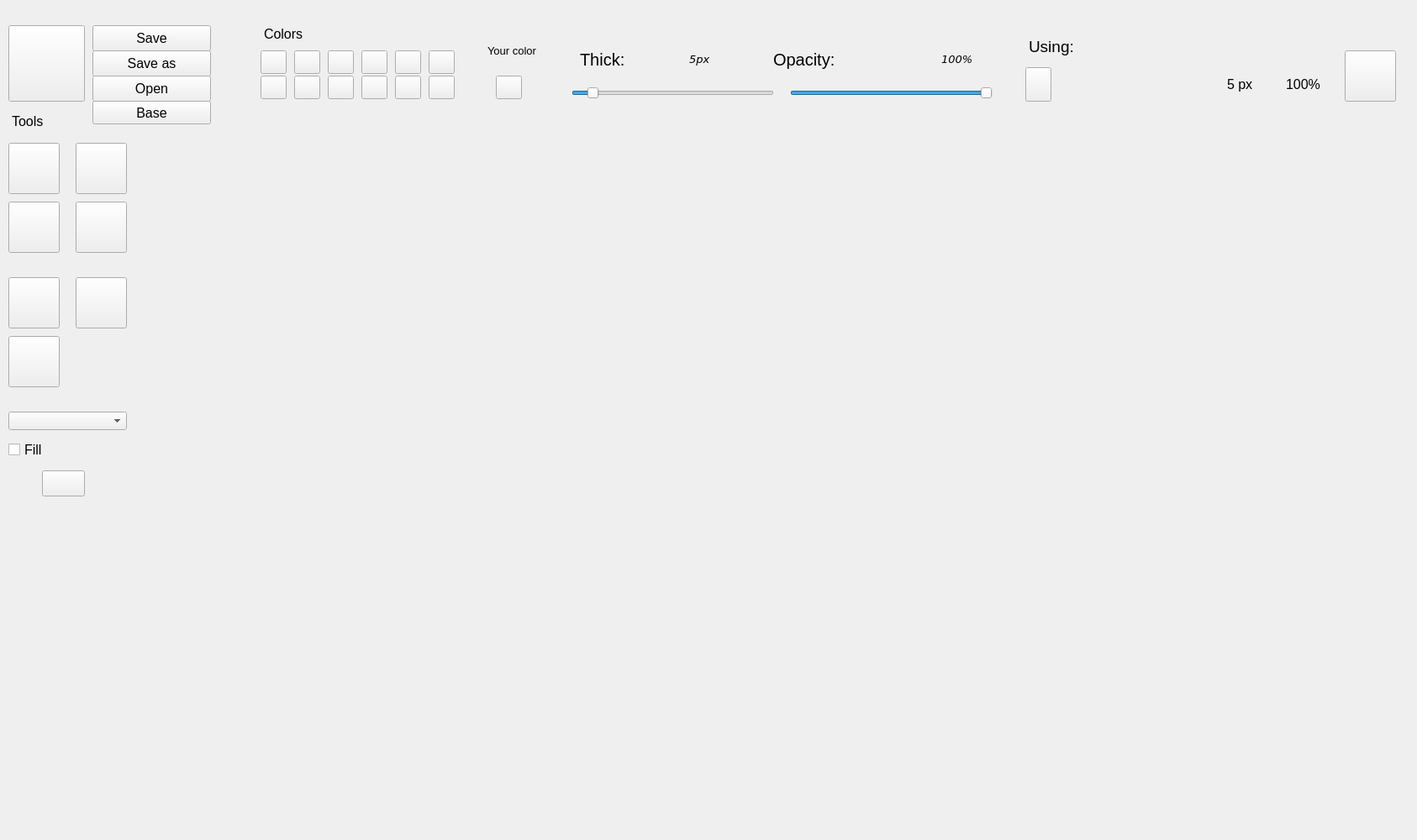
<?xml version="1.0" encoding="UTF-8"?>
<ui version="4.0">
 <class>Form</class>
 <widget class="QWidget" name="Form">
  <property name="geometry">
   <rect>
    <x>0</x>
    <y>0</y>
    <width>1686</width>
    <height>1000</height>
   </rect>
  </property>
  <property name="font">
   <font>
    <pointsize>12</pointsize>
   </font>
  </property>
  <property name="cursor">
   <cursorShape>ArrowCursor</cursorShape>
  </property>
  <property name="windowTitle">
   <string>Form</string>
  </property>
  <widget class="QPushButton" name="btn_000000">
   <property name="geometry">
    <rect>
     <x>310</x>
     <y>60</y>
     <width>31</width>
     <height>28</height>
    </rect>
   </property>
   <property name="font">
    <font>
     <kerning>true</kerning>
    </font>
   </property>
   <property name="text">
    <string/>
   </property>
   <attribute name="buttonGroup">
    <string notr="true">color_group</string>
   </attribute>
  </widget>
  <widget class="QPushButton" name="btn_bbbbbb">
   <property name="geometry">
    <rect>
     <x>350</x>
     <y>60</y>
     <width>31</width>
     <height>28</height>
    </rect>
   </property>
   <property name="text">
    <string/>
   </property>
   <attribute name="buttonGroup">
    <string notr="true">color_group</string>
   </attribute>
  </widget>
  <widget class="QPushButton" name="btn_ffffff">
   <property name="geometry">
    <rect>
     <x>310</x>
     <y>90</y>
     <width>31</width>
     <height>28</height>
    </rect>
   </property>
   <property name="text">
    <string/>
   </property>
   <attribute name="buttonGroup">
    <string notr="true">color_group</string>
   </attribute>
  </widget>
  <widget class="QPushButton" name="btn_49423d">
   <property name="geometry">
    <rect>
     <x>350</x>
     <y>90</y>
     <width>31</width>
     <height>28</height>
    </rect>
   </property>
   <property name="text">
    <string/>
   </property>
   <attribute name="buttonGroup">
    <string notr="true">color_group</string>
   </attribute>
  </widget>
  <widget class="QPushButton" name="btn_ff0000">
   <property name="geometry">
    <rect>
     <x>390</x>
     <y>60</y>
     <width>31</width>
     <height>28</height>
    </rect>
   </property>
   <property name="text">
    <string/>
   </property>
   <attribute name="buttonGroup">
    <string notr="true">color_group</string>
   </attribute>
  </widget>
  <widget class="QPushButton" name="btn_ffa500">
   <property name="geometry">
    <rect>
     <x>390</x>
     <y>90</y>
     <width>31</width>
     <height>28</height>
    </rect>
   </property>
   <property name="text">
    <string/>
   </property>
   <attribute name="buttonGroup">
    <string notr="true">color_group</string>
   </attribute>
  </widget>
  <widget class="QPushButton" name="btn_0000ff">
   <property name="geometry">
    <rect>
     <x>430</x>
     <y>60</y>
     <width>31</width>
     <height>28</height>
    </rect>
   </property>
   <property name="text">
    <string/>
   </property>
   <attribute name="buttonGroup">
    <string notr="true">color_group</string>
   </attribute>
  </widget>
  <widget class="QPushButton" name="btn_ffff00">
   <property name="geometry">
    <rect>
     <x>430</x>
     <y>90</y>
     <width>31</width>
     <height>28</height>
    </rect>
   </property>
   <property name="text">
    <string/>
   </property>
   <attribute name="buttonGroup">
    <string notr="true">color_group</string>
   </attribute>
  </widget>
  <widget class="QPushButton" name="btn_964b00">
   <property name="geometry">
    <rect>
     <x>470</x>
     <y>60</y>
     <width>31</width>
     <height>28</height>
    </rect>
   </property>
   <property name="text">
    <string/>
   </property>
   <attribute name="buttonGroup">
    <string notr="true">color_group</string>
   </attribute>
  </widget>
  <widget class="QPushButton" name="btn_00ffff">
   <property name="geometry">
    <rect>
     <x>470</x>
     <y>90</y>
     <width>31</width>
     <height>28</height>
    </rect>
   </property>
   <property name="text">
    <string/>
   </property>
   <attribute name="buttonGroup">
    <string notr="true">color_group</string>
   </attribute>
  </widget>
  <widget class="QPushButton" name="btn_8b00ff">
   <property name="geometry">
    <rect>
     <x>510</x>
     <y>60</y>
     <width>31</width>
     <height>28</height>
    </rect>
   </property>
   <property name="text">
    <string/>
   </property>
   <attribute name="buttonGroup">
    <string notr="true">color_group</string>
   </attribute>
  </widget>
  <widget class="QPushButton" name="btn_ffc0cb">
   <property name="geometry">
    <rect>
     <x>510</x>
     <y>90</y>
     <width>31</width>
     <height>28</height>
    </rect>
   </property>
   <property name="text">
    <string/>
   </property>
   <attribute name="buttonGroup">
    <string notr="true">color_group</string>
   </attribute>
  </widget>
  <widget class="QPushButton" name="btn_person_color">
   <property name="geometry">
    <rect>
     <x>590</x>
     <y>90</y>
     <width>31</width>
     <height>28</height>
    </rect>
   </property>
   <property name="text">
    <string/>
   </property>
  </widget>
  <widget class="QSlider" name="thick_slider">
   <property name="geometry">
    <rect>
     <x>680</x>
     <y>100</y>
     <width>241</width>
     <height>22</height>
    </rect>
   </property>
   <property name="minimum">
    <number>1</number>
   </property>
   <property name="maximum">
    <number>50</number>
   </property>
   <property name="value">
    <number>5</number>
   </property>
   <property name="orientation">
    <enum>Qt::Horizontal</enum>
   </property>
  </widget>
  <widget class="QLabel" name="txt_thick_label">
   <property name="geometry">
    <rect>
     <x>690</x>
     <y>50</y>
     <width>111</width>
     <height>41</height>
    </rect>
   </property>
   <property name="font">
    <font>
     <pointsize>15</pointsize>
     <weight>50</weight>
     <italic>false</italic>
     <bold>false</bold>
     <underline>false</underline>
     <strikeout>false</strikeout>
     <kerning>true</kerning>
    </font>
   </property>
   <property name="frameShape">
    <enum>QFrame::NoFrame</enum>
   </property>
   <property name="frameShadow">
    <enum>QFrame::Raised</enum>
   </property>
   <property name="text">
    <string>Thick:</string>
   </property>
  </widget>
  <widget class="QLabel" name="value_thick_label">
   <property name="geometry">
    <rect>
     <x>820</x>
     <y>50</y>
     <width>71</width>
     <height>41</height>
    </rect>
   </property>
   <property name="font">
    <font>
     <family>Verdana</family>
     <pointsize>10</pointsize>
     <italic>true</italic>
    </font>
   </property>
   <property name="text">
    <string>5px</string>
   </property>
  </widget>
  <widget class="QLabel" name="personal_color_label">
   <property name="geometry">
    <rect>
     <x>580</x>
     <y>40</y>
     <width>91</width>
     <height>41</height>
    </rect>
   </property>
   <property name="font">
    <font>
     <pointsize>10</pointsize>
    </font>
   </property>
   <property name="text">
    <string>Your color</string>
   </property>
  </widget>
  <widget class="QLabel" name="color_label">
   <property name="geometry">
    <rect>
     <x>314</x>
     <y>30</y>
     <width>131</width>
     <height>20</height>
    </rect>
   </property>
   <property name="font">
    <font>
     <pointsize>12</pointsize>
    </font>
   </property>
   <property name="text">
    <string>Colors</string>
   </property>
  </widget>
  <widget class="QPushButton" name="stylus">
   <property name="geometry">
    <rect>
     <x>90</x>
     <y>170</y>
     <width>61</width>
     <height>61</height>
    </rect>
   </property>
   <property name="text">
    <string/>
   </property>
   <attribute name="buttonGroup">
    <string notr="true">tool_group</string>
   </attribute>
  </widget>
  <widget class="QLabel" name="tools_label">
   <property name="geometry">
    <rect>
     <x>14</x>
     <y>129</y>
     <width>181</width>
     <height>31</height>
    </rect>
   </property>
   <property name="font">
    <font>
     <pointsize>12</pointsize>
     <weight>50</weight>
     <bold>false</bold>
    </font>
   </property>
   <property name="text">
    <string>Tools</string>
   </property>
  </widget>
  <widget class="QLabel" name="txt_alpha_label">
   <property name="geometry">
    <rect>
     <x>920</x>
     <y>50</y>
     <width>201</width>
     <height>41</height>
    </rect>
   </property>
   <property name="font">
    <font>
     <pointsize>15</pointsize>
     <weight>50</weight>
     <italic>false</italic>
     <bold>false</bold>
     <underline>false</underline>
     <strikeout>false</strikeout>
     <kerning>true</kerning>
    </font>
   </property>
   <property name="frameShape">
    <enum>QFrame::NoFrame</enum>
   </property>
   <property name="frameShadow">
    <enum>QFrame::Raised</enum>
   </property>
   <property name="text">
    <string>Opacity:</string>
   </property>
  </widget>
  <widget class="QLabel" name="value_alpha_label">
   <property name="geometry">
    <rect>
     <x>1120</x>
     <y>50</y>
     <width>71</width>
     <height>41</height>
    </rect>
   </property>
   <property name="font">
    <font>
     <family>Verdana</family>
     <pointsize>10</pointsize>
     <italic>true</italic>
    </font>
   </property>
   <property name="text">
    <string>100%</string>
   </property>
  </widget>
  <widget class="QSlider" name="alpha_slider">
   <property name="geometry">
    <rect>
     <x>940</x>
     <y>100</y>
     <width>241</width>
     <height>22</height>
    </rect>
   </property>
   <property name="minimum">
    <number>0</number>
   </property>
   <property name="maximum">
    <number>100</number>
   </property>
   <property name="sliderPosition">
    <number>100</number>
   </property>
   <property name="orientation">
    <enum>Qt::Horizontal</enum>
   </property>
  </widget>
  <widget class="QPushButton" name="marker">
   <property name="geometry">
    <rect>
     <x>10</x>
     <y>170</y>
     <width>61</width>
     <height>61</height>
    </rect>
   </property>
   <property name="text">
    <string/>
   </property>
   <attribute name="buttonGroup">
    <string notr="true">tool_group</string>
   </attribute>
  </widget>
  <widget class="QPushButton" name="selected_color">
   <property name="geometry">
    <rect>
     <x>1220</x>
     <y>80</y>
     <width>31</width>
     <height>41</height>
    </rect>
   </property>
   <property name="text">
    <string/>
   </property>
  </widget>
  <widget class="QLabel" name="is_used_label_tool">
   <property name="geometry">
    <rect>
     <x>1270</x>
     <y>80</y>
     <width>181</width>
     <height>41</height>
    </rect>
   </property>
   <property name="font">
    <font>
     <pointsize>12</pointsize>
    </font>
   </property>
   <property name="text">
    <string/>
   </property>
  </widget>
  <widget class="QLabel" name="is_used_label">
   <property name="geometry">
    <rect>
     <x>1224</x>
     <y>40</y>
     <width>261</width>
     <height>31</height>
    </rect>
   </property>
   <property name="font">
    <font>
     <pointsize>14</pointsize>
    </font>
   </property>
   <property name="text">
    <string>Using:</string>
   </property>
  </widget>
  <widget class="QLabel" name="is_used_label_px">
   <property name="geometry">
    <rect>
     <x>1460</x>
     <y>80</y>
     <width>71</width>
     <height>41</height>
    </rect>
   </property>
   <property name="font">
    <font>
     <pointsize>12</pointsize>
    </font>
   </property>
   <property name="text">
    <string>5 px</string>
   </property>
  </widget>
  <widget class="QLabel" name="is_used_label_alpha">
   <property name="geometry">
    <rect>
     <x>1530</x>
     <y>80</y>
     <width>61</width>
     <height>41</height>
    </rect>
   </property>
   <property name="font">
    <font>
     <pointsize>12</pointsize>
    </font>
   </property>
   <property name="text">
    <string>100%</string>
   </property>
  </widget>
  <widget class="QPushButton" name="brush">
   <property name="geometry">
    <rect>
     <x>10</x>
     <y>240</y>
     <width>61</width>
     <height>61</height>
    </rect>
   </property>
   <property name="text">
    <string/>
   </property>
   <attribute name="buttonGroup">
    <string notr="true">tool_group</string>
   </attribute>
  </widget>
  <widget class="QPushButton" name="clear_btn">
   <property name="geometry">
    <rect>
     <x>1600</x>
     <y>60</y>
     <width>61</width>
     <height>61</height>
    </rect>
   </property>
   <property name="text">
    <string/>
   </property>
  </widget>
  <widget class="QPushButton" name="rubber">
   <property name="geometry">
    <rect>
     <x>90</x>
     <y>240</y>
     <width>61</width>
     <height>61</height>
    </rect>
   </property>
   <property name="text">
    <string/>
   </property>
   <attribute name="buttonGroup">
    <string notr="true">tool_group</string>
   </attribute>
  </widget>
  <widget class="QPushButton" name="save_btn">
   <property name="geometry">
    <rect>
     <x>110</x>
     <y>30</y>
     <width>141</width>
     <height>31</height>
    </rect>
   </property>
   <property name="font">
    <font>
     <pointsize>12</pointsize>
    </font>
   </property>
   <property name="text">
    <string>Save</string>
   </property>
  </widget>
  <widget class="QPushButton" name="line">
   <property name="geometry">
    <rect>
     <x>10</x>
     <y>330</y>
     <width>61</width>
     <height>61</height>
    </rect>
   </property>
   <property name="text">
    <string/>
   </property>
   <attribute name="buttonGroup">
    <string notr="true">tool_group</string>
   </attribute>
  </widget>
  <widget class="QPushButton" name="rectangle">
   <property name="geometry">
    <rect>
     <x>90</x>
     <y>330</y>
     <width>61</width>
     <height>61</height>
    </rect>
   </property>
   <property name="text">
    <string/>
   </property>
   <attribute name="buttonGroup">
    <string notr="true">tool_group</string>
   </attribute>
  </widget>
  <widget class="QCheckBox" name="btn_fill">
   <property name="geometry">
    <rect>
     <x>10</x>
     <y>510</y>
     <width>141</width>
     <height>51</height>
    </rect>
   </property>
   <property name="font">
    <font>
     <pointsize>12</pointsize>
    </font>
   </property>
   <property name="text">
    <string>Fill</string>
   </property>
  </widget>
  <widget class="QPushButton" name="btn_color_fill">
   <property name="geometry">
    <rect>
     <x>50</x>
     <y>560</y>
     <width>51</width>
     <height>31</height>
    </rect>
   </property>
   <property name="text">
    <string/>
   </property>
  </widget>
  <widget class="QComboBox" name="comboBox_line">
   <property name="geometry">
    <rect>
     <x>10</x>
     <y>490</y>
     <width>141</width>
     <height>22</height>
    </rect>
   </property>
   <property name="font">
    <font>
     <pointsize>10</pointsize>
    </font>
   </property>
   <property name="maxVisibleItems">
    <number>10</number>
   </property>
  </widget>
  <widget class="QPushButton" name="menu_btn">
   <property name="geometry">
    <rect>
     <x>10</x>
     <y>30</y>
     <width>91</width>
     <height>91</height>
    </rect>
   </property>
   <property name="text">
    <string/>
   </property>
  </widget>
  <widget class="QPushButton" name="save_as_btn">
   <property name="geometry">
    <rect>
     <x>110</x>
     <y>60</y>
     <width>141</width>
     <height>31</height>
    </rect>
   </property>
   <property name="font">
    <font>
     <pointsize>12</pointsize>
    </font>
   </property>
   <property name="text">
    <string>Save as</string>
   </property>
  </widget>
  <widget class="QPushButton" name="open_btn">
   <property name="geometry">
    <rect>
     <x>110</x>
     <y>90</y>
     <width>141</width>
     <height>31</height>
    </rect>
   </property>
   <property name="font">
    <font>
     <pointsize>12</pointsize>
    </font>
   </property>
   <property name="text">
    <string>Open</string>
   </property>
  </widget>
  <widget class="QPushButton" name="base_btn">
   <property name="geometry">
    <rect>
     <x>110</x>
     <y>120</y>
     <width>141</width>
     <height>28</height>
    </rect>
   </property>
   <property name="text">
    <string>Base</string>
   </property>
  </widget>
  <widget class="QPushButton" name="circle">
   <property name="geometry">
    <rect>
     <x>10</x>
     <y>400</y>
     <width>61</width>
     <height>61</height>
    </rect>
   </property>
   <property name="text">
    <string/>
   </property>
   <attribute name="buttonGroup">
    <string notr="true">tool_group</string>
   </attribute>
  </widget>
  <widget class="QLabel" name="x_y_label">
   <property name="geometry">
    <rect>
     <x>10</x>
     <y>970</y>
     <width>521</width>
     <height>21</height>
    </rect>
   </property>
   <property name="font">
    <font>
     <family>Segoe Print</family>
    </font>
   </property>
   <property name="text">
    <string/>
   </property>
  </widget>
  <widget class="QLabel" name="git">
   <property name="geometry">
    <rect>
     <x>10</x>
     <y>590</y>
     <width>151</width>
     <height>16</height>
    </rect>
   </property>
   <property name="font">
    <font>
     <pointsize>8</pointsize>
    </font>
   </property>
   <property name="text">
    <string/>
   </property>
  </widget>
  <widget class="QLabel" name="git_img">
   <property name="geometry">
    <rect>
     <x>10</x>
     <y>610</y>
     <width>141</width>
     <height>71</height>
    </rect>
   </property>
   <property name="text">
    <string/>
   </property>
  </widget>
  <widget class="QLabel" name="label">
   <property name="geometry">
    <rect>
     <x>180</x>
     <y>160</y>
     <width>781</width>
     <height>581</height>
    </rect>
   </property>
   <property name="cursor">
    <cursorShape>CrossCursor</cursorShape>
   </property>
   <property name="text">
    <string/>
   </property>
  </widget>
 </widget>
 <resources/>
 <connections/>
 <buttongroups>
  <buttongroup name="color_group"/>
  <buttongroup name="tool_group"/>
 </buttongroups>
</ui>
